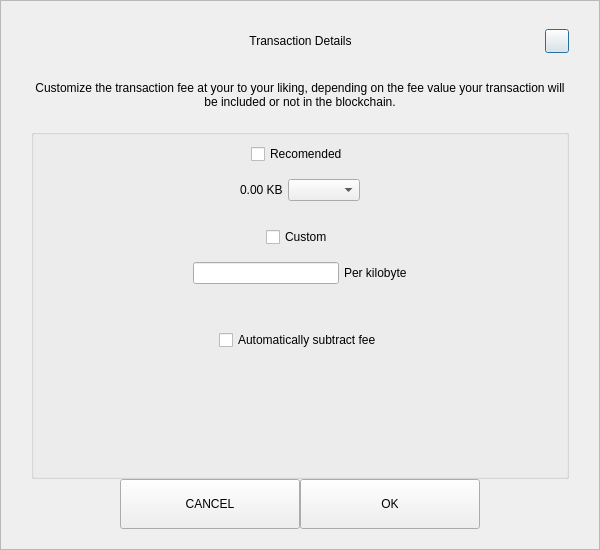
<?xml version="1.0" encoding="UTF-8"?>
<ui version="4.0">
 <class>SendCustomFeeDialog</class>
 <widget class="QDialog" name="SendCustomFeeDialog">
  <property name="geometry">
   <rect>
    <x>0</x>
    <y>0</y>
    <width>600</width>
    <height>550</height>
   </rect>
  </property>
  <property name="windowTitle">
   <string>Form</string>
  </property>
  <layout class="QVBoxLayout" name="verticalLayout_3">
   <property name="spacing">
    <number>0</number>
   </property>
   <property name="leftMargin">
    <number>0</number>
   </property>
   <property name="topMargin">
    <number>0</number>
   </property>
   <property name="rightMargin">
    <number>0</number>
   </property>
   <property name="bottomMargin">
    <number>0</number>
   </property>
   <item>
    <widget class="QFrame" name="frame">
     <property name="styleSheet">
      <string notr="true"/>
     </property>
     <property name="frameShape">
      <enum>QFrame::StyledPanel</enum>
     </property>
     <property name="frameShadow">
      <enum>QFrame::Raised</enum>
     </property>
     <layout class="QVBoxLayout" name="verticalLayout_2">
      <property name="spacing">
       <number>0</number>
      </property>
      <property name="leftMargin">
       <number>30</number>
      </property>
      <property name="topMargin">
       <number>20</number>
      </property>
      <property name="rightMargin">
       <number>30</number>
      </property>
      <property name="bottomMargin">
       <number>20</number>
      </property>
      <item>
       <layout class="QHBoxLayout" name="horizontalLayout_3">
        <property name="spacing">
         <number>0</number>
        </property>
        <item>
         <spacer name="horizontalSpacer_21">
          <property name="orientation">
           <enum>Qt::Horizontal</enum>
          </property>
          <property name="sizeHint" stdset="0">
           <size>
            <width>40</width>
            <height>20</height>
           </size>
          </property>
         </spacer>
        </item>
        <item>
         <widget class="QLabel" name="labelTitle">
          <property name="minimumSize">
           <size>
            <width>0</width>
            <height>40</height>
           </size>
          </property>
          <property name="maximumSize">
           <size>
            <width>16777215</width>
            <height>40</height>
           </size>
          </property>
          <property name="styleSheet">
           <string notr="true">padding-left:24px;</string>
          </property>
          <property name="text">
           <string>Transaction Details</string>
          </property>
          <property name="alignment">
           <set>Qt::AlignCenter</set>
          </property>
          <property name="margin">
           <number>7</number>
          </property>
         </widget>
        </item>
        <item>
         <spacer name="horizontalSpacer">
          <property name="orientation">
           <enum>Qt::Horizontal</enum>
          </property>
          <property name="sizeHint" stdset="0">
           <size>
            <width>40</width>
            <height>20</height>
           </size>
          </property>
         </spacer>
        </item>
        <item>
         <widget class="QPushButton" name="btnEsc">
          <property name="minimumSize">
           <size>
            <width>24</width>
            <height>24</height>
           </size>
          </property>
          <property name="maximumSize">
           <size>
            <width>24</width>
            <height>24</height>
           </size>
          </property>
          <property name="text">
           <string/>
          </property>
         </widget>
        </item>
       </layout>
      </item>
      <item>
       <spacer name="verticalSpacer_2">
        <property name="orientation">
         <enum>Qt::Vertical</enum>
        </property>
        <property name="sizeType">
         <enum>QSizePolicy::Fixed</enum>
        </property>
        <property name="sizeHint" stdset="0">
         <size>
          <width>20</width>
          <height>20</height>
         </size>
        </property>
       </spacer>
      </item>
      <item>
       <widget class="QLabel" name="labelMessage">
        <property name="text">
         <string>Customize the transaction fee at your to your liking, depending on the fee value your transaction will be included or not in the blockchain.</string>
        </property>
        <property name="alignment">
         <set>Qt::AlignCenter</set>
        </property>
        <property name="wordWrap">
         <bool>true</bool>
        </property>
       </widget>
      </item>
      <item>
       <spacer name="verticalSpacer_3">
        <property name="orientation">
         <enum>Qt::Vertical</enum>
        </property>
        <property name="sizeType">
         <enum>QSizePolicy::Fixed</enum>
        </property>
        <property name="sizeHint" stdset="0">
         <size>
          <width>20</width>
          <height>20</height>
         </size>
        </property>
       </spacer>
      </item>
      <item>
       <widget class="QGroupBox" name="groupBox">
        <property name="title">
         <string/>
        </property>
        <layout class="QVBoxLayout" name="verticalLayout">
         <property name="leftMargin">
          <number>12</number>
         </property>
         <property name="rightMargin">
          <number>12</number>
         </property>
         <item>
          <layout class="QVBoxLayout" name="verticalLayout_4">
           <property name="spacing">
            <number>5</number>
           </property>
           <item alignment="Qt::AlignHCenter">
            <widget class="QCheckBox" name="checkBoxRecommended">
             <property name="text">
              <string>Recomended</string>
             </property>
            </widget>
           </item>
           <item>
            <spacer name="verticalSpacer_5">
             <property name="orientation">
              <enum>Qt::Vertical</enum>
             </property>
             <property name="sizeType">
              <enum>QSizePolicy::Fixed</enum>
             </property>
             <property name="sizeHint" stdset="0">
              <size>
               <width>20</width>
               <height>10</height>
              </size>
             </property>
            </spacer>
           </item>
           <item>
            <layout class="QHBoxLayout" name="horizontalLayout_2">
             <item>
              <spacer name="horizontalSpacer_3">
               <property name="orientation">
                <enum>Qt::Horizontal</enum>
               </property>
               <property name="sizeHint" stdset="0">
                <size>
                 <width>40</width>
                 <height>20</height>
                </size>
               </property>
              </spacer>
             </item>
             <item>
              <widget class="QLabel" name="labelFee">
               <property name="text">
                <string>0.00 KB</string>
               </property>
              </widget>
             </item>
             <item>
              <widget class="QComboBox" name="comboBoxRecommended"/>
             </item>
             <item>
              <spacer name="horizontalSpacer_4">
               <property name="orientation">
                <enum>Qt::Horizontal</enum>
               </property>
               <property name="sizeHint" stdset="0">
                <size>
                 <width>40</width>
                 <height>20</height>
                </size>
               </property>
              </spacer>
             </item>
            </layout>
           </item>
          </layout>
         </item>
         <item>
          <spacer name="verticalSpacer">
           <property name="orientation">
            <enum>Qt::Vertical</enum>
           </property>
           <property name="sizeType">
            <enum>QSizePolicy::Fixed</enum>
           </property>
           <property name="sizeHint" stdset="0">
            <size>
             <width>20</width>
             <height>20</height>
            </size>
           </property>
          </spacer>
         </item>
         <item>
          <layout class="QVBoxLayout" name="verticalLayout_5">
           <property name="spacing">
            <number>5</number>
           </property>
           <item alignment="Qt::AlignHCenter">
            <widget class="QCheckBox" name="checkBoxCustom">
             <property name="text">
              <string>Custom</string>
             </property>
            </widget>
           </item>
           <item>
            <spacer name="verticalSpacer_6">
             <property name="orientation">
              <enum>Qt::Vertical</enum>
             </property>
             <property name="sizeType">
              <enum>QSizePolicy::Fixed</enum>
             </property>
             <property name="sizeHint" stdset="0">
              <size>
               <width>20</width>
               <height>10</height>
              </size>
             </property>
            </spacer>
           </item>
           <item>
            <layout class="QHBoxLayout" name="horizontalLayout_4">
             <item>
              <spacer name="horizontalSpacer_5">
               <property name="orientation">
                <enum>Qt::Horizontal</enum>
               </property>
               <property name="sizeHint" stdset="0">
                <size>
                 <width>40</width>
                 <height>20</height>
                </size>
               </property>
              </spacer>
             </item>
             <item>
              <widget class="QLineEdit" name="lineEditCustomFee"/>
             </item>
             <item>
              <widget class="QLabel" name="labelCustomFee">
               <property name="text">
                <string>Per kilobyte</string>
               </property>
              </widget>
             </item>
             <item>
              <spacer name="horizontalSpacer_6">
               <property name="orientation">
                <enum>Qt::Horizontal</enum>
               </property>
               <property name="sizeHint" stdset="0">
                <size>
                 <width>40</width>
                 <height>20</height>
                </size>
               </property>
              </spacer>
             </item>
            </layout>
           </item>
          </layout>
         </item>
         <item>
          <spacer name="verticalSpacer_7">
           <property name="orientation">
            <enum>Qt::Vertical</enum>
           </property>
           <property name="sizeType">
            <enum>QSizePolicy::Fixed</enum>
           </property>
           <property name="sizeHint" stdset="0">
            <size>
             <width>20</width>
             <height>40</height>
            </size>
           </property>
          </spacer>
         </item>
         <item>
          <layout class="QHBoxLayout" name="horizontalLayout_5">
           <property name="spacing">
            <number>5</number>
           </property>
           <item>
            <spacer name="horizontalSpacer_7">
             <property name="orientation">
              <enum>Qt::Horizontal</enum>
             </property>
             <property name="sizeHint" stdset="0">
              <size>
               <width>40</width>
               <height>20</height>
              </size>
             </property>
            </spacer>
           </item>
           <item>
            <widget class="QCheckBox" name="checkBoxAutoFee">
             <property name="text">
              <string>Automatically subtract fee</string>
             </property>
            </widget>
           </item>
           <item>
            <spacer name="horizontalSpacer_8">
             <property name="orientation">
              <enum>Qt::Horizontal</enum>
             </property>
             <property name="sizeHint" stdset="0">
              <size>
               <width>40</width>
               <height>20</height>
              </size>
             </property>
            </spacer>
           </item>
          </layout>
         </item>
         <item>
          <spacer name="verticalSpacer_4">
           <property name="orientation">
            <enum>Qt::Vertical</enum>
           </property>
           <property name="sizeHint" stdset="0">
            <size>
             <width>20</width>
             <height>40</height>
            </size>
           </property>
          </spacer>
         </item>
        </layout>
       </widget>
      </item>
      <item>
       <layout class="QHBoxLayout" name="horizontalLayout" stretch="1,2,2,1">
        <item>
         <spacer name="horizontalSpacer1">
          <property name="orientation">
           <enum>Qt::Horizontal</enum>
          </property>
          <property name="sizeHint" stdset="0">
           <size>
            <width>40</width>
            <height>20</height>
           </size>
          </property>
         </spacer>
        </item>
        <item>
         <widget class="QPushButton" name="btnCancel">
          <property name="minimumSize">
           <size>
            <width>180</width>
            <height>50</height>
           </size>
          </property>
          <property name="text">
           <string>CANCEL</string>
          </property>
         </widget>
        </item>
        <item>
         <widget class="QPushButton" name="btnSave">
          <property name="minimumSize">
           <size>
            <width>180</width>
            <height>50</height>
           </size>
          </property>
          <property name="text">
           <string>OK</string>
          </property>
         </widget>
        </item>
        <item>
         <spacer name="horizontalSpacer_2">
          <property name="orientation">
           <enum>Qt::Horizontal</enum>
          </property>
          <property name="sizeHint" stdset="0">
           <size>
            <width>40</width>
            <height>20</height>
           </size>
          </property>
         </spacer>
        </item>
       </layout>
      </item>
     </layout>
    </widget>
   </item>
  </layout>
 </widget>
 <resources/>
 <connections/>
</ui>
